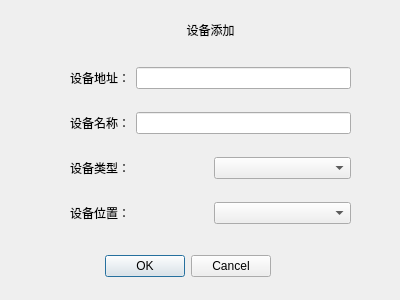
<?xml version="1.0" encoding="UTF-8"?>
<ui version="4.0">
 <class>SHAddDeviceDlg</class>
 <widget class="QDialog" name="SHAddDeviceDlg">
  <property name="geometry">
   <rect>
    <x>0</x>
    <y>0</y>
    <width>400</width>
    <height>300</height>
   </rect>
  </property>
  <property name="windowTitle">
   <string>Dialog</string>
  </property>
  <widget class="QDialogButtonBox" name="buttonBox">
   <property name="geometry">
    <rect>
     <x>-70</x>
     <y>250</y>
     <width>341</width>
     <height>32</height>
    </rect>
   </property>
   <property name="orientation">
    <enum>Qt::Horizontal</enum>
   </property>
   <property name="standardButtons">
    <set>QDialogButtonBox::Cancel|QDialogButtonBox::Ok</set>
   </property>
  </widget>
  <widget class="QLabel" name="m_lbTitle">
   <property name="geometry">
    <rect>
     <x>70</x>
     <y>20</y>
     <width>281</width>
     <height>20</height>
    </rect>
   </property>
   <property name="layoutDirection">
    <enum>Qt::LeftToRight</enum>
   </property>
   <property name="text">
    <string>设备添加</string>
   </property>
   <property name="alignment">
    <set>Qt::AlignCenter</set>
   </property>
  </widget>
  <widget class="QWidget" name="layoutWidget">
   <property name="geometry">
    <rect>
     <x>70</x>
     <y>50</y>
     <width>281</width>
     <height>191</height>
    </rect>
   </property>
   <layout class="QVBoxLayout" name="verticalLayout">
    <item>
     <layout class="QHBoxLayout" name="horizontalLayout">
      <item>
       <widget class="QLabel" name="label">
        <property name="text">
         <string>设备地址：</string>
        </property>
       </widget>
      </item>
      <item>
       <widget class="QLineEdit" name="m_DeviceAddr">
        <property name="text">
         <string/>
        </property>
       </widget>
      </item>
     </layout>
    </item>
    <item>
     <layout class="QHBoxLayout" name="horizontalLayout_2">
      <item>
       <widget class="QLabel" name="label_3">
        <property name="text">
         <string>设备名称：</string>
        </property>
       </widget>
      </item>
      <item>
       <widget class="QLineEdit" name="m_DeviceName">
        <property name="text">
         <string/>
        </property>
       </widget>
      </item>
     </layout>
    </item>
    <item>
     <layout class="QHBoxLayout" name="horizontalLayout_3">
      <item>
       <widget class="QLabel" name="label_2">
        <property name="text">
         <string>设备类型：</string>
        </property>
       </widget>
      </item>
      <item>
       <widget class="QComboBox" name="m_DeviceSort"/>
      </item>
     </layout>
    </item>
    <item>
     <layout class="QHBoxLayout" name="horizontalLayout_4">
      <item>
       <widget class="QLabel" name="label_4">
        <property name="text">
         <string>设备位置：</string>
        </property>
       </widget>
      </item>
      <item>
       <widget class="QComboBox" name="m_DeviceLocate"/>
      </item>
     </layout>
    </item>
   </layout>
  </widget>
 </widget>
 <resources/>
 <connections/>
</ui>
